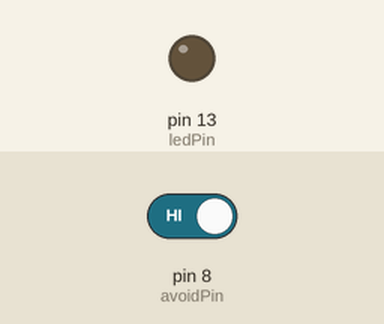
This sketch was run on a simulated Arduino Uno, built with avr-gcc and run on an emulated ATmega328P. Shown: output pins drawn as LEDs (lit = HIGH). The inputs (shaded band) are chosen by the test bench; at power-on: pin 8 (avoidPin) HIGH.

Above: at 1.2 s.
1.3 s: pin 8 (avoidPin) driven LOW
At 1.7 s:
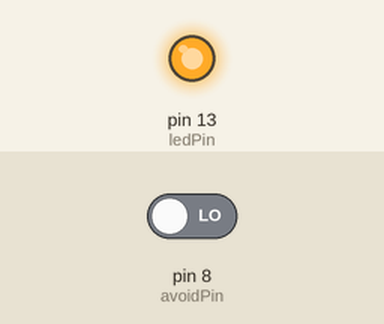
2.8 s: pin 8 (avoidPin) driven HIGH
At 4.1 s:
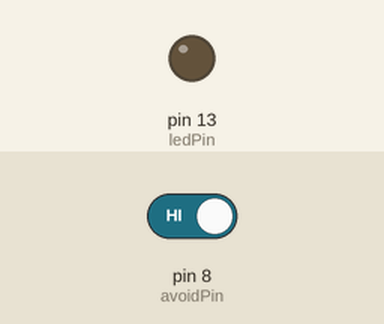
Timing chart, 0 to 5.8 s (numbered marks = the images above; inputs shaded):
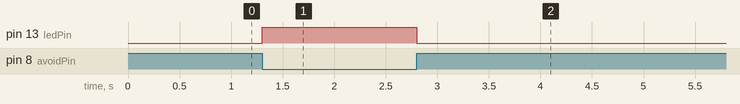

The sketch:

ObsticleAvoidance.ino
```cpp
#define ledPin 13
#define avoidPin 8

void setup()
{
pinMode(ledPin, OUTPUT);
pinMode(avoidPin, INPUT);
}

void loop()
{
int avoidVal = digitalRead(avoidPin);
if(avoidVal == LOW)
{
digitalWrite(ledPin, HIGH);
}
else
{
digitalWrite(ledPin, LOW);
}
}
```

Measured:
- after the input at 1.3 s, pin 13 (ledPin): LOW → HIGH at once
- after the input at 2.8 s, pin 13 (ledPin): HIGH → LOW at once
